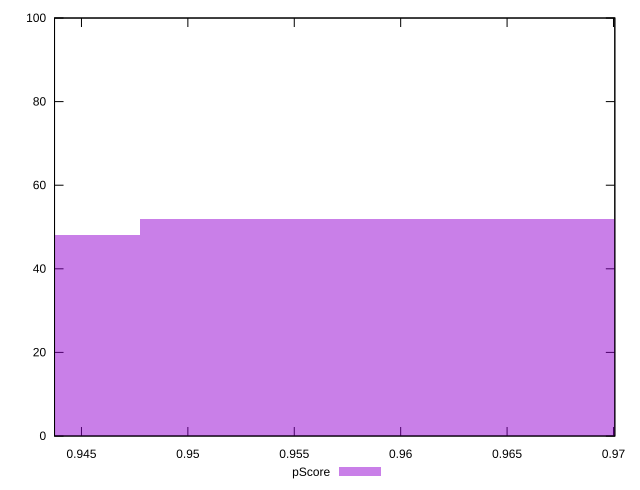

The script that saved this image:
reset

$pScore <<EOF
0.9336282339049353 48
0.9619199985687212 52
EOF

set key outside below
set boxwidth 0.02829176466378592
set xrange [0.943734639643558:0.9700626996635401]
set yrange [0:100]
set trange [0:100]
set style fill transparent solid 0.5 noborder
set terminal svg size 640, 490 enhanced background rgb 'white'
set output "reprap/first-meaningful-paint/samples/pages+cached+noadtech/pScore/histogram.svg"

plot $pScore title "pScore" with boxes

reset
